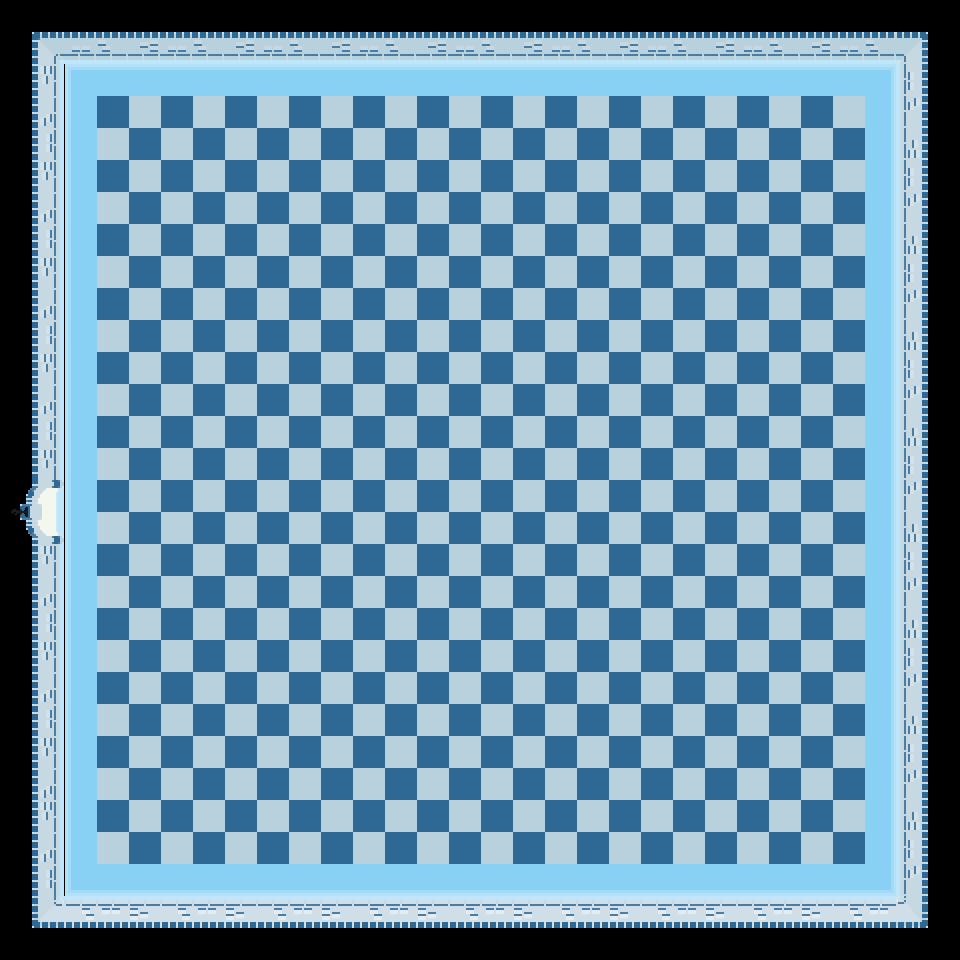

Rendered tile map (Tiled .tmx) drawn with the repository's tilesets; below, a short description and the map source with its tile grids summarised:
An orthogonal 30x30 tile map with 32x32 px tiles, 3 tile layers (sol, murs, porte).

<map version="1.9" tiledversion="1.9.2" orientation="orthogonal" renderorder="right-down" width="30" height="30" tilewidth="32" tileheight="32" infinite="0" nextlayerid="4" nextobjectid="1">
 <tileset firstgid="1" name="assets_2" tilewidth="32" tileheight="32" tilecount="256" columns="16">
  <image source="../2D/assets2.png" width="512" height="512" />
 </tileset>
 <layer id="1" name="sol" width="30" height="30" offsetx="1.33333" offsety="0.3333">
  <data>[900 cells, 676 non-empty, 7 distinct tile ids]</data>
 </layer>
 <layer id="2" name="murs" width="30" height="30">
  <data>[900 cells, 106 non-empty, 16 distinct tile ids]</data>
 </layer>
 <layer id="3" name="porte" width="30" height="30">
  <data>[900 cells, 4 non-empty, 4 distinct tile ids]</data>
 </layer>
</map>
